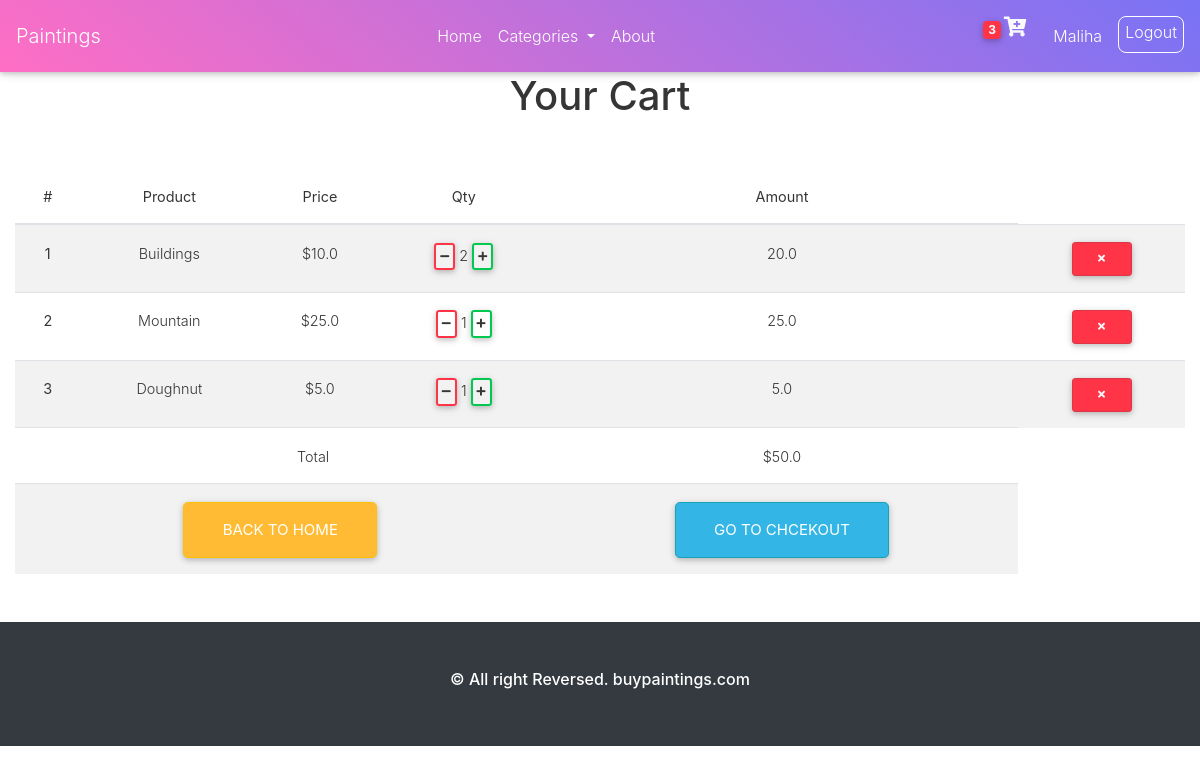
The page /cart/ (signed in) on the database as committed earlier.
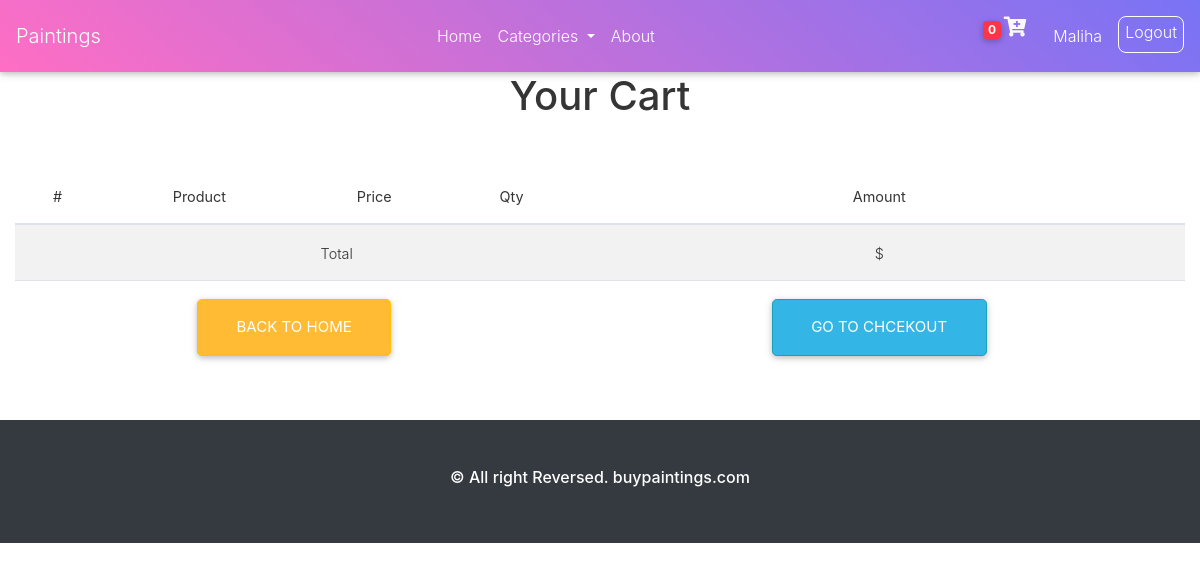
The same page on the database as committed later.
### home/models.py (models this page shows, shortened)
class Order_Product(models.Model):
    CHOICES = (
        ('Pending', 'Pending'),
        ('Delivered', 'Delivered'),
        ('Cancled', 'Cancled'),
    )
    user = models.ForeignKey(User, null=True, on_delete=models.CASCADE)
    cartitem = models.ManyToManyField(Cart)
    address = models.ForeignKey(address, null=True, on_delete=models.CASCADE)
    ordered = models.BooleanField(default=False)
    status = models.CharField(
        max_length=100, null=True, choices=CHOICES, default=CHOICES[0][0])
    def orderTotal(self):
        t = 0
        for i in self.cartitem.all():
            t += i.productTotal()
        return t

class Cart(models.Model):
    user = models.ForeignKey(User, null=True, on_delete=models.CASCADE)
    product = models.ForeignKey(Product, null=True, on_delete=models.CASCADE)
    quantity = models.IntegerField(default=1)
    purchased = models.BooleanField(default=False)
    def productTotal(self):
        t = self.product.price * self.quantity
        return t

### product/models.py (models this page shows, shortened)
class Product(models.Model):
    title = models.CharField(max_length=100, null=True)
    description = models.CharField(max_length=1000, null=True)
    product_image = models.ImageField(default="product.jpg", null=True)
    category = models.ForeignKey(Category, null=True, on_delete=models.CASCADE)
    price = models.FloatField('Price : $', null=True)
    date_created = models.DateTimeField(auto_now_add=True, null=True)

### home/views.py (the view)
# urls.py: path('cart/', cartView, name='cart'),
def cartView(request):
    user = request.user
    cart_item = Cart.objects.filter(user=user, purchased=False)
    category = Category.objects.all()
    order_item = Order_Product.objects.filter(user=user, ordered=False)
    if cart_item.exists():
        order = order_item[0]
        return render(request, 'cart.html', {'cart': cart_item, 'order': order, 'category': category})
    else:
        return render(request, 'cart.html')

### home/templatetags/cartcounter.py (called while the page is built)
@register.filter
def cart_count(user):
    order = Order_Product.objects.filter(user=user, ordered=False)
    if order.exists():
        return order[0].cartitem.count()
    else:
        return 0

### home/templates/cart.html
{% extends "base.html"%}
{%block content%}
    <div class="container-fluid text-center mb-5 mt-5">
        <h1 class="mb-5 pt-4">Your Cart</h1>
    <table class="table table-striped mb-5">
        <thead>
          <tr>
            <th scope="col">#</th>
            <th scope="col">Product</th>
            <th scope="col">Price</th>
            <th scope="col">Qty</th>
            <th scope="col">Amount</th>
          </tr>
        </thead>
        <tbody>
        {% for i in cart  %}
          <tr>
            <th scope="row">{{ forloop.counter }}</th>
            <td>{{i.product.title}}</td>
            <td>${{i.product.price}}</td>
            <td>
              <a href="{% url 'minuscart' i.product.id %}" class="btn btn-sm btn-outline-danger p-1"> <i class="fas fa-minus"></i></a>
              {{i.quantity}}
              <a href="{% url 'pluscart' i.product.id %}" class="btn btn-sm btn-outline-success p-1"> <i class="fas fa-plus"></i></a>
            </td>
            <td>{{i.productTotal}}</td>
            <td> <a href="{% url 'removecart' i.product.id %}" class="btn btn-sm btn-danger"> <i class="fas fa-times text-light"></i></a>
            </td>
          </tr>
        {% endfor %}
          <tr>
            <th scope="row"></th>
            <td colspan="3">Total</td>
            <td>${{ order.orderTotal }}</td>
          </tr>
          <tr>
            <td colspan="4"><a href="{% url 'home' %}" class="btn btn-warning btn-lg">Back To Home</a></td>
            <td><a class="btn btn-info btn-lg" href="{% url 'checkout' %}">Go To Chcekout</a></td>
          </tr>
        </tbody>
      </table>
    </div>
{%endblock content%}

### templates/base.html (shortened to what this page needs)
<!DOCTYPE html>
<html lang="en">
<head>
  {% load static %}
    <link rel="stylesheet" href="{% static 'css/style.css' %}">
    <link rel="stylesheet" href="{% static 'css/mdb.css' %}">
    <link rel="stylesheet" href="https://stackpath.bootstrapcdn.com/bootstrap/4.5.2/css/bootstrap.min.css">
    <link rel="stylesheet" href="https://cdnjs.cloudflare.com/ajax/libs/font-awesome/5.15.1/css/all.min.css"/>
<link rel="stylesheet" href="https://stackpath.bootstrapcdn.com/font-awesome/4.7.0/css/font-awesome.min.css">
</head>
<body>
    <nav class="navbar navbar-expand-lg navbar-dark bg-light fixed-top purple-gradient">
        <a class="navbar-brand" href="#">Paintings</a>
        <div class="collapse navbar-collapse" id="navbarSupportedContent">
          <ul class="navbar-nav ml-auto">
            <li class="nav-item">
              <a class="nav-link" href="{% url 'home' %}">Home</a>
            </li>
            <li class="nav-item dropdown">
              <a class="nav-link dropdown-toggle" href="#" id="navbarDropdown" role="button" data-toggle="dropdown" aria-haspopup="true" aria-expanded="false">
               Categories
              </a>
            </li>
            <li class="nav-item">
                <a class="nav-link" href="{% url 'about' %}">About</a>
              </li>
          </ul>
          {% if user.is_authenticated %}{% load cartcounter %}
          <ul class="navbar-nav ml-auto nav-flex-icons">
            <li class="nav-item">
              <a href="{% url 'cart' %}" class="nav-link mr-3">
                <span class="badge badge-danger">{{request.user | cart_count }}</span><i style="font-size: 20px;" class="fas fa-cart-plus text-light"></i></a>
            </li>
            <li class="nav-item">
              <p class="mt-3 mr-3 text-white">{{ request.user.first_name }}</p>
            </li>
            <li class="mt-2">
              <a style="padding: 3px 6px; border-radius: 8px ;border:solid 1px #fff;" class="nav-link text-white pb-2" href="{% url 'logout' %}"> Logout </a>
            </li>
            {% else %}
            <li class="nav-item btn btn-info">
              <a class="text-white" href="{% url 'signin' %}">Signin</a>
            </li>
          </ul>
          {% endif %}
        </div>
      </nav>
    {%block content%}
    {%endblock content%}
    <footer>
      <div class="p-0 m-0">
        <div class="bg-dark p-4 text-center">
            <p class="h6 p-4 text-white">© All right Reversed.<a class="text-white" href="#"> buypaintings.com</a></p>
        </div>
      </div>
    </footer>
</body>
</html>

Rows that differ between the two databases and show on the page:
removed Cart: product "Buildings", product.price "10.0", quantity "2", productTotal "20.0"
removed Cart: product "Mountain", product.price "25.0", quantity "1", productTotal "25.0"
removed Cart: product "Doughnut", product.price "5.0", quantity "1", productTotal "5.0"
no longer on this page (row unchanged): Order_Product: orderTotal "50.0"
Other text that changed with them:
{{ request.user | cart_count }}: "3" → "0"
